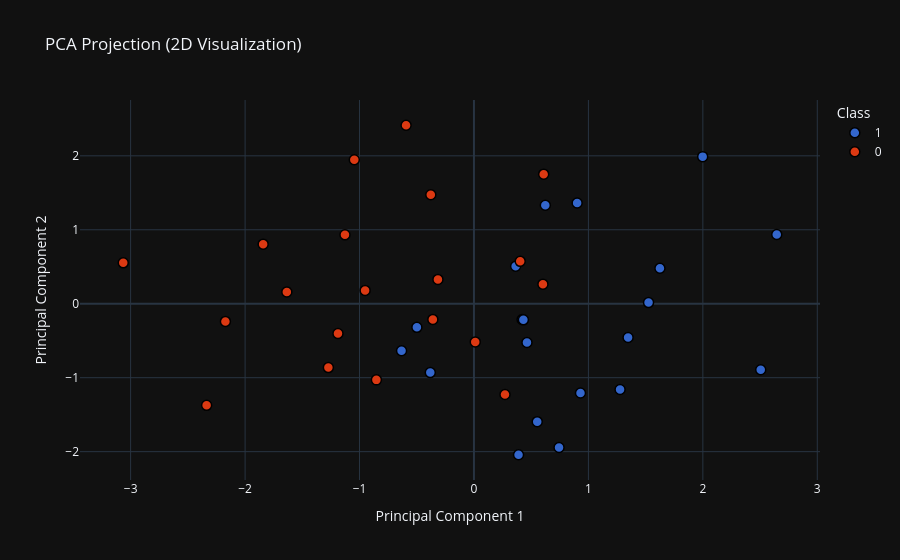

The cell this chart's notebook holds for it:
### Code cell
import plotly.express as px

# Convert target to string (for categorical coloring)
new_df['target'] = new_df['target'].astype(str)

# Create scatter plot
fig = px.scatter(
    data_frame=new_df,
    x='PC1',
    y='PC2',
    color='target',
    color_discrete_sequence=px.colors.qualitative.G10,
    title='PCA Projection (2D Visualization)'
)

# Improve marker styling
fig.update_traces(
    marker=dict(
        size=10,
        line=dict(width=1.5, color='black')
    )
)

# Improve layout
fig.update_layout(
    xaxis_title='Principal Component 1',
    yaxis_title='Principal Component 2',
    legend_title='Class',
    template='plotly_dark'
)

fig.show()

### Figure 1 — Plotly figure (JSON) as saved in the notebook; plotly's stock layout.template omitted (floating-point values rounded to 4 significant figures)
{"data": [{"hovertemplate": "target=1<br>PC1=%{x}<br>PC2=%{y}<extra></extra>", "legendgroup": "1", "marker": {"color": "#3366CC", "line": {"color": "black", "width": 1.5}, "size": 10, "symbol": "circle"}, "mode": "markers", "name": "1", "orientation": "v", "showlegend": true, "type": "scatter", "x": [2.506, 0.4632, 0.3896, 1.999, 1.277, 1.625, 0.9309, 0.6234, 1.347, 0.421, 0.9015, 1.526, 0.5528, -0.6326, -0.4987, 2.646, 0.4319, 0.3642, 0.7434, -0.3817], "xaxis": "x", "y": [-0.8923, -0.5245, -2.042, 1.989, -1.16, 0.4798, -1.207, 1.332, -0.4568, -0.2136, 1.362, 0.01533, -1.595, -0.6355, -0.3187, 0.9356, -0.2178, 0.5063, -1.943, -0.9308], "yaxis": "y"}, {"hovertemplate": "target=0<br>PC1=%{x}<br>PC2=%{y}<extra></extra>", "legendgroup": "0", "marker": {"color": "#DC3912", "line": {"color": "black", "width": 1.5}, "size": 10, "symbol": "circle"}, "mode": "markers", "name": "0", "orientation": "v", "showlegend": true, "type": "scatter", "x": [0.404, -0.8526, -1.272, 0.6025, -2.172, 0.6092, 0.01121, -2.336, -1.188, -0.3147, -1.127, -0.5931, -0.3772, -3.065, -0.3593, -1.842, -0.9512, -1.046, -1.635, 0.2711], "xaxis": "x", "y": [0.5733, -1.029, -0.8632, 0.265, -0.2392, 1.752, -0.5161, -1.374, -0.4037, 0.3292, 0.9317, 2.413, 1.473, 0.5528, -0.2117, 0.8056, 0.1798, 1.947, 0.1601, -1.227], "yaxis": "y"}], "layout": {"legend": {"title": {"text": "Class"}, "tracegroupgap": 0}, "title": {"text": "PCA Projection (2D Visualization)"}, "xaxis": {"anchor": "y", "domain": [0, 1], "title": {"text": "Principal Component 1"}}, "yaxis": {"anchor": "x", "domain": [0, 1], "title": {"text": "Principal Component 2"}}}}
